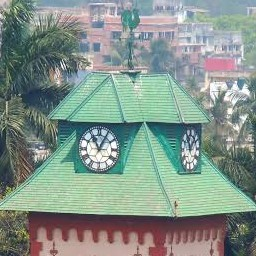
%> input picture iiest.jpeg, 256 x 256 px
$ octave tp.m   (GNU Octave 9; MATLAB toolbox functions it lacks are replaced by stand-ins)
%> lines starting %> are read from the running program, lines starting %| are printed output that depends on the picture
clc;
clear all;
pkg load image;
%3D chaotic map for image encryption
%3.53<l<3.81
%0<b<0.022
%0<a<0.015

%modify the chaos by this equation furthure
%z(i+1)=l*z(i)*(1-z(i))+b*x(i)*x(i)*z(i)+a*y(i)*y(i)*y(i);
%initial conditions
%%%%%%%%%%%%%%%%%%%% 3D CHAOS GENERATION CODE%%%%%%%%%%%%%%%%%%%%%%

 x(1)=0.2350;
 y(1)=0.3500;
 z(1)=0.7350;
 a=0.0125;
 b=0.0157;
 l=3.7700;
 image_height=256;
 for i=1:1:70000
     x(i+1)=l*x(i)*(1-x(i))+b*y(i)*y(i)*x(i)+a*z(i)*z(i)*z(i);
     y(i+1)=l*y(i)*(1-y(i))+b*z(i)*z(i)*y(i)+a*x(i)*x(i)*x(i);
     z(i+1)=l*z(i)*(1-z(i))+b*x(i)*x(i)*z(i)+a*y(i)*y(i);
 end
 %%%%%%%%%%%%%%%%%%%%%%%%%%%%%%%%%%%%%%%%%%%%%%%%%%%%%%%%%%%%%%%%%%
 %%%%%%histogram equalization and preparation for use%%%%%%%%%%%%%%
 %%%%%%%%%%%%%%%%%%%%%%%%%%%%%%%%%%%%%%%%%%%%%%%%%%%%%%%%%%%%%%%%%%
 x=ceil(mod((x*100000),image_height));
 y=ceil(mod((y*100000),image_height));
 z=ceil(mod((z*100000),image_height));
%%%%%%%%%%%%%%%%%%%%%%%%%%%%%%%%%%%%%%%%%%%%%%%%%%%%%%%%%%%%%%%%
%%%%%%%%%%%%%%%%%IMAGE INPUT%%%%%%%%%%%%%%%%%%%%%%%%%%%%%%%%%%%%
%%%%%%%%%%%%%%%%%%%%%%%%%%%%%%%%%%%%%%%%%%%%%%%%%%%%%%%%%%%%%%%%
original=imread('iiest.jpeg');
%> original is the input picture: size 256x256x3 uint8; mean R, G, B 131.7, 147.8, 139.1
rgb=rgb2gray(original);
[row,col]=size(rgb);
%> row = 256; col = 256

%%%%%%%%%%%%%%%%%%%%%%%%%%%%%%%%%%%%%%%%%%%%%%%%%%%%%%%%%%%%%%%%%%
%%%%%%%%%%%%%%%%%INITIALIZE THE VALUE OF ROTATION%%%%%%%%%%%%%%%%%
%%%%%%%%%%%%%%%%%%%%%%%%%%%%%%%%%%%%%%%%%%%%%%%%%%%%%%%%%%%%%%%%%%
n=500;
p=600;
q=700;
for j=1:1:row
    k(j)=x(j+n);
    l(j)=y(j+p);
end


for j=1:1:col*row
    m(j)=z(j+q);
end
%%%%%%%%%%%%%%%%%%%%%%%%%%%%%%%%%%%%%%%%%%%%%%%%%%%%%%%%%%%%%%%%%%%
% IF k is even right shift row else left shift row%%%%%%%%%%%%%%%%%
% If l is even shift up column else down shift column%%%%%%%%%%%%%%
%%%%%%%%%%%%%%%%%%%ROTATION OPERATION%%%%%%%%%%%%%%%%%%%%%%%%%%%%%%

for i=1:1:row
    for j=1:1:col
        if(mod(k(i),2)==0)
            if((j+k(i))<=col)   %shift right of row
               sh_row(i,j+k(i))=rgb(i,j);
               row_shift_even(i,j)=j+k(i);
            else
               sh_row(i,(j+k(i)-col))=rgb(i,j);
               row_shift_even(i,j)=(j+k(i)-col);
            end
        else
            if((j-k(i))>=1)       %shift left of row
                sh_row(i,j-k(i))=rgb(i,j);
                row_shift_odd(i,j)=j-k(i);
            else
                sh_row(i,(col+j-k(i)))=rgb(i,j);
                row_shift_odd(i,j)=col+j-k(i);
            end
        end
    end
end
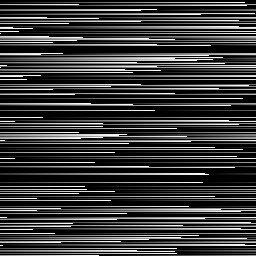
%> row_shift_odd: size 256x256 double; min 0, max 256, mean 59.2; drawn with min black and max white
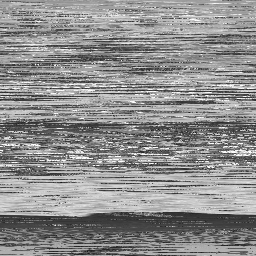
%> sh_row: size 256x256 uint8; min 16, max 255, mean 142; mean of the top-left, top-right, bottom-left and bottom-right quarters 145.8, 150.1, 136.2, 135.9


for j=1:1:col
    for i=1:1:row
        if(mod(l(j),2)==0)
           if((i-l(j))>=1)          %shift up of column
                sh_col(i-l(j),j)=sh_row(i,j);
                col_shift_even(i,j)=i-l(j);
            else
                sh_col((row+i-l(j)),j)=sh_row(i,j);
                col_shift_even(i,j)=row+i-l(j);
            end
        else
           if((i+l(j))<=row)           %shift down of column
               sh_col(i+l(j),j)=sh_row(i,j);
               col_shift_odd(i,j)=i+l(j);
               else
               sh_col((i+l(j)-row),j)=sh_row(i,j);
               col_shift_odd(i,j)=(i+l(j)-row);
            end
        end
    end
end
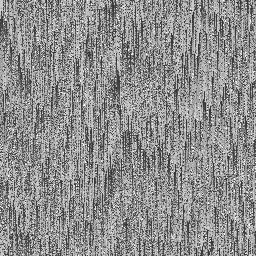
%> sh_col: size 256x256 uint8; min 16, max 255, mean 142; mean of the top-left, top-right, bottom-left and bottom-right quarters 140.9, 143.2, 141, 142.7
%%%%%%%%%%%%%%%%%%%%%%%%%%%%%%%%%%%%%%%%%%%%%%%%%%%%%%%%%%%%%%%%%%%%%%%
%%%%%%%%%%%%%%%%%%%%%%%%%%%%XOR IMAGE%%%%%%%%%%%%%%%%%%%%%%%%%%%%%%%%%
%%%%%%%%%%%%%%%%%%%%%%%%%%%%%%%%%%%%%%%%%%%%%%%%%%%%%%%%%%%%%%%%%%%%%%%
total_length=row*col;
%> total_length = 65536
column_image=reshape(sh_col,1,total_length);
for i=1:1:total_length
xorr1(1,i)=bitxor(column_image(i),m(i));
end
y=reshape(xorr1,row,col);
imwrite(y, 'encypted_peppers.jpg', 'Quality', 100);
figure
subplot(3,2,1)
imshow(rgb)
title('Original Image');
subplot(3,2,2)
imhist(rgb)
title('Histogram of original Image');

subplot(3,2,3)
imshow(y)
title('Encrypted Image');
subplot(3,2,4)
imhist(y)
title('Histogram of Encrypted Image');

%%%%%%%%%%%%%%%%%%%%%%%%%%%%%%%%%%%%%%%%%%%%%%%%%%%%%%%%%%%%%%%
%%%%%%%%%%%%%%%%%%%Decryption XOR%%%%%%%%%%%%%%%%%%%%%%%%%%%%%%
%%%%%%%%%%%%%%%%%%%%%%%%%%%%%%%%%%%%%%%%%%%%%%%%%%%%%%%%%%%%%%%
[row,col]=size(y);
rgb=y;
total_length=row*col;
column_image=reshape(rgb,1,total_length);
for i=1:1:total_length
        xorr1(1,i)=bitxor(column_image(i),m(i));
end
shuffled_image=reshape(xorr1,row,col);
%%%%%%%%%%%%%%%%%%%%%%%%%%%%%%%%%%%%%%%%%%%%%%%%%%%%%%%%%%%%%%%%%%%
% IF k is even right shift row else left shift row%%%%%%%%%%%%%%%%%
% If l is even shift up column else down shift column%%%%%%%%%%%%%%
%%%%%%%%%%%%%%%%%%%ROTATION OPERATION%%%%%%%%%%%%%%%%%%%%%%%%%%%%%%
%%%%%%%%%%%%ROW SHIFTING%%%%%%%%%%%%%%%%%%%%%%%%%%%%%%%%%%%%%%
for j=1:1:col
    for i=1:1:row
        if(mod(l(j),2)==0)
           if((i+l(j))<=row)           %shift down of column
               sh_col(i+l(j),j)=shuffled_image(i,j);
               col_shift_even(i,j)=i+l(j);
               else
               sh_col((i+l(j)-row),j)=shuffled_image(i,j);
               col_shift_even(i,j)=(i+l(j)-row);
            end
        else
           if((i-l(j))>=1)          %shift up of column
                sh_col(i-l(j),j)=shuffled_image(i,j);
                col_shift_odd(i,j)=i-l(j);
            else
                sh_col((row+i-l(j)),j)=shuffled_image(i,j);
                col_shift_odd(i,j)=row+i-l(j);
            end
        end
    end
end
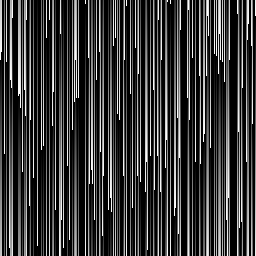
%> col_shift_even: size 256x256 double; min 0, max 256, mean 59.7; mean of the top-left, top-right, bottom-left and bottom-right quarters 59.1, 61, 57.4, 61.5; drawn with min black and max white
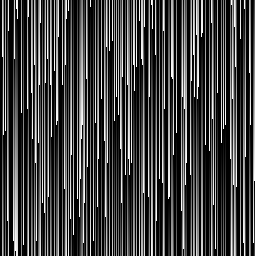
%> col_shift_odd: size 256x255 double; min 0, max 256, mean 69; mean of the top-left, top-right, bottom-left and bottom-right quarters 71.8, 70.7, 67.8, 65.8; drawn with min black and max white
%%%%%%%%%%%%%%%%%%%%%%%%%%%%%%%%%%%%%%%%%%%%%%%%%%%%%%%%%%%%%%%%


for i=1:1:row
    for j=1:1:col
        if(mod(k(i),2)==0)
            if((j-k(i))>=1)       %shift left of row
                sh_row(i,j-k(i))=sh_col(i,j);
                row_shift_even(i,j)=j-k(i);
            else
                sh_row(i,(col+j-k(i)))=sh_col(i,j);
                row_shift_even(i,j)=col+j-k(i);
            end
        else
            if((j+k(i))<=col)   %shift right of row
               sh_row(i,j+k(i))=sh_col(i,j);
               row_shift_even(i,j)=j+k(i);
            else
               sh_row(i,(j+k(i)-col))=sh_col(i,j);
               row_shift_even(i,j)=(j+k(i)-col);
            end
        end
    end
end
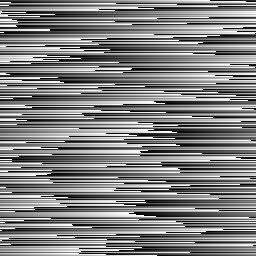
%> row_shift_even: size 256x256 double; min 1, max 256, mean 128.5; drawn with min black and max white


subplot(3,2,5)
imshow (sh_row)
title('decrypted image');

subplot(3,2,6)
imhist(sh_row)
title('histogram decrypted image');
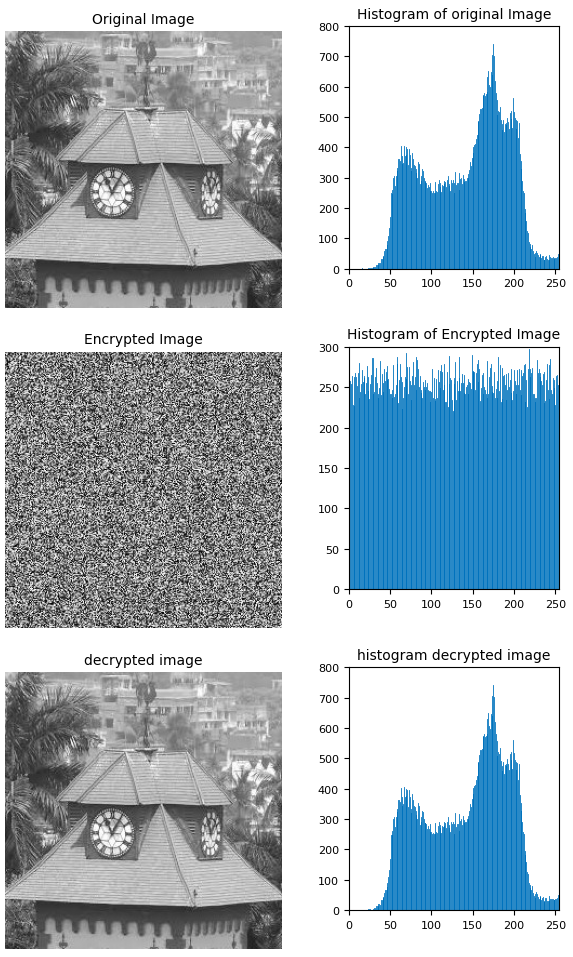
%> figure redrawn from the program's plot data, 6 panels

imwrite(sh_row, 'Decrypted_lena_v2.jpg', 'Quality', 100);
